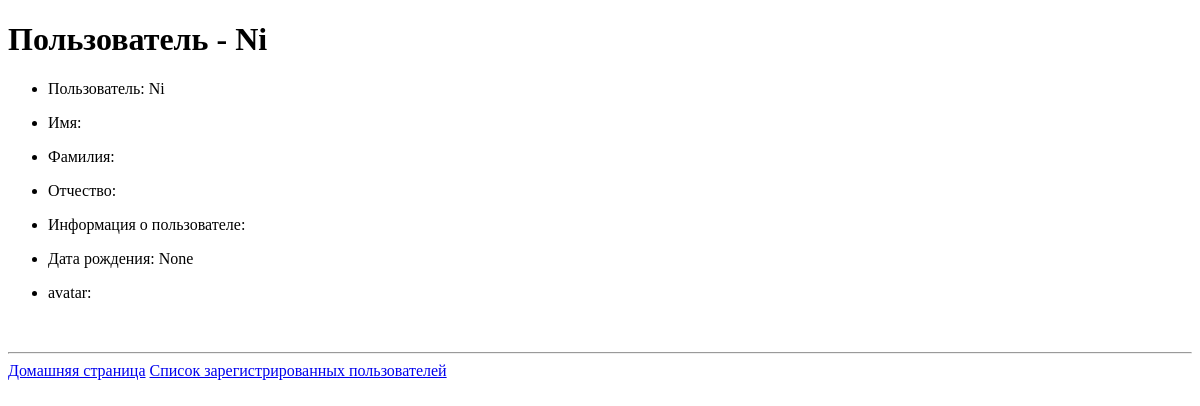
/user/2, run on an earlier commit of the app's database.
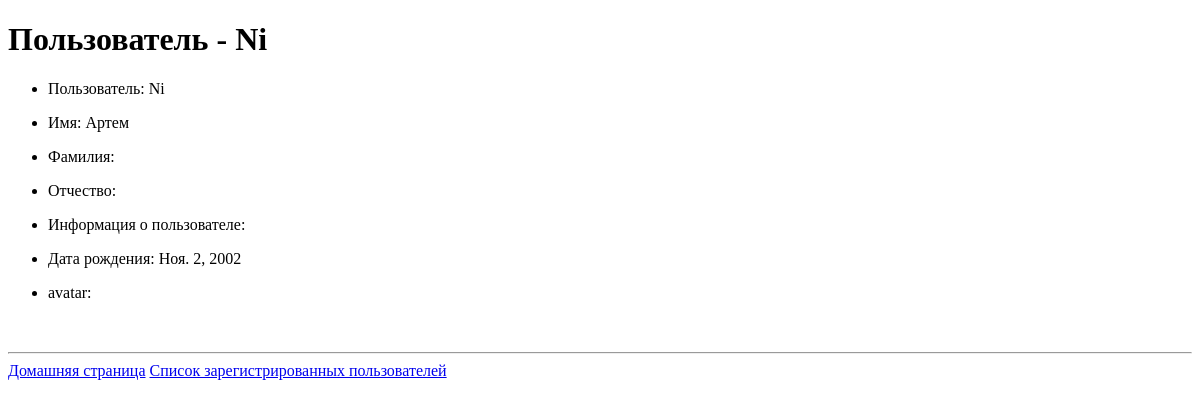
And on a later commit of the database.
### accounts/models.py (models this page shows, shortened)
class Profile(models.Model):
    user = models.OneToOneField(User, on_delete=models.CASCADE)
    last_name = models.CharField('Фамилия', max_length=50, blank=True)
    first_name = models.CharField('Имя', max_length=50, blank=True)
    middle_name = models.CharField('Отчество', max_length=50, blank=True)
    bio = models.TextField('Информация о себе', max_length=500, blank=True)
    birth_date = models.DateField('Дата рождения: dd.mm.YYYY', null=True, blank=True)
    avatar = models.ImageField('Аватар', upload_to='users/%Y/%m/%d/', blank=True)

### accounts/views.py (the view)
# urls.py: path('user/<int:pk>', views.ProfileDetailView.as_view(), name='user_detail'),
class ProfileDetailView(DetailView):
    model = Profile
    template_name = 'accounts/user_detail.html'
    context_object_name = 'profile'

### templates/accounts/user_detail.html (shortened to what this page needs)
{% extends "base.html" %}
{% block content %}
    <h1>Пользователь - {{ profile.user.username }}</h1>
    <div>
        <ul>
            <li><p>Пользователь: {{ profile.user.username }}</p></li>
            <li><p>Имя: {{ profile.first_name }}</p></li>
            <li><p>Фамилия: {{ profile.last_name }}</p></li>
            <li><p>Отчество: {{ profile.middle_name }}</p></li>
            <li><p>Информация о пользователе: {{ profile.bio }}</p></li>
            <li><p>Дата рождения: {{ profile.birth_date }}</p></li>
            <li><p>avatar: </p>
                <p><img src="{{ MEDIA_URL }}{{ profile.avatar }}" alt="{{ profile.avatar }}"></p>
            </li>
        </ul>
    </div>
{% endblock %}

### templates/base.html (shortened to what this page needs)
{% load static %}
<!DOCTYPE html>
<html lang="ru">
<head>
</head>
<body>
<main>
    {% block content %}{% endblock %}
</main>
<hr>
    <a href="{% url 'home' %}">Домашняя страница</a>
    <a href="{% url 'users_list' %}">Список зарегистрированных пользователей</a>
</body>
</html>

What changed in the data, as far as the page shows it:
changed Profile "Ni": first_name (not shown) → "Артем"; birth_date "None" → "Ноя. 2, 2002"
